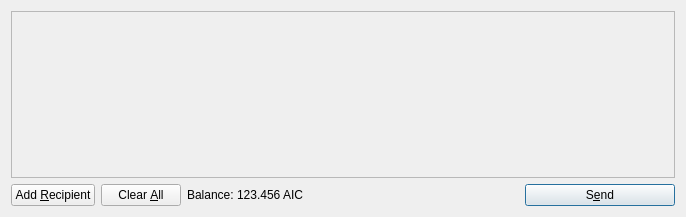
<?xml version="1.0" encoding="UTF-8"?>
<ui version="4.0">
 <class>SendCoinsDialog</class>
 <widget class="QDialog" name="SendCoinsDialog">
  <property name="geometry">
   <rect>
    <x>0</x>
    <y>0</y>
    <width>686</width>
    <height>217</height>
   </rect>
  </property>
  <property name="windowTitle">
   <string>Send Coins</string>
  </property>
  <layout class="QVBoxLayout" name="verticalLayout">
   <item>
    <widget class="QScrollArea" name="scrollArea">
     <property name="widgetResizable">
      <bool>true</bool>
     </property>
     <widget class="QWidget" name="scrollAreaWidgetContents">
      <property name="geometry">
       <rect>
        <x>0</x>
        <y>0</y>
        <width>666</width>
        <height>165</height>
       </rect>
      </property>
      <layout class="QVBoxLayout" name="verticalLayout_2">
       <property name="margin">
        <number>0</number>
       </property>
       <item>
        <layout class="QVBoxLayout" name="entries">
         <property name="spacing">
          <number>6</number>
         </property>
        </layout>
       </item>
       <item>
        <spacer name="verticalSpacer">
         <property name="orientation">
          <enum>Qt::Vertical</enum>
         </property>
         <property name="sizeHint" stdset="0">
          <size>
           <width>20</width>
           <height>40</height>
          </size>
         </property>
        </spacer>
       </item>
      </layout>
     </widget>
    </widget>
   </item>
   <item>
    <layout class="QHBoxLayout" name="horizontalLayout">
     <item>
      <widget class="QPushButton" name="addButton">
       <property name="toolTip">
        <string>Send to multiple recipients at once</string>
       </property>
       <property name="text">
        <string>Add &amp;Recipient</string>
       </property>
       <property name="icon">
        <iconset resource="../bitcoin.qrc">
         <normaloff>:/icons/add</normaloff>:/icons/add</iconset>
       </property>
       <property name="autoDefault">
        <bool>false</bool>
       </property>
      </widget>
     </item>
     <item>
      <widget class="QPushButton" name="clearButton">
       <property name="sizePolicy">
        <sizepolicy hsizetype="Minimum" vsizetype="Fixed">
         <horstretch>0</horstretch>
         <verstretch>0</verstretch>
        </sizepolicy>
       </property>
       <property name="toolTip">
        <string>Remove all transaction fields</string>
       </property>
       <property name="text">
        <string>Clear &amp;All</string>
       </property>
       <property name="icon">
        <iconset resource="../bitcoin.qrc">
         <normaloff>:/icons/remove</normaloff>:/icons/remove</iconset>
       </property>
       <property name="autoRepeatDelay">
        <number>300</number>
       </property>
       <property name="autoDefault">
        <bool>false</bool>
       </property>
      </widget>
     </item>
     <item>
      <layout class="QHBoxLayout" name="horizontalLayout_2">
       <property name="spacing">
        <number>3</number>
       </property>
       <item>
        <widget class="QLabel" name="label">
         <property name="text">
          <string>Balance:</string>
         </property>
        </widget>
       </item>
       <item>
        <widget class="QLabel" name="labelBalance">
         <property name="cursor">
          <cursorShape>IBeamCursor</cursorShape>
         </property>
         <property name="text">
          <string>123.456 AIC</string>
         </property>
         <property name="textInteractionFlags">
          <set>Qt::LinksAccessibleByMouse|Qt::TextSelectableByKeyboard|Qt::TextSelectableByMouse</set>
         </property>
        </widget>
       </item>
      </layout>
     </item>
     <item>
      <spacer name="horizontalSpacer">
       <property name="orientation">
        <enum>Qt::Horizontal</enum>
       </property>
       <property name="sizeHint" stdset="0">
        <size>
         <width>40</width>
         <height>20</height>
        </size>
       </property>
      </spacer>
     </item>
     <item>
      <widget class="QPushButton" name="sendButton">
       <property name="minimumSize">
        <size>
         <width>150</width>
         <height>0</height>
        </size>
       </property>
       <property name="toolTip">
        <string>Confirm the send action</string>
       </property>
       <property name="text">
        <string>S&amp;end</string>
       </property>
       <property name="icon">
        <iconset resource="../bitcoin.qrc">
         <normaloff>:/icons/send</normaloff>:/icons/send</iconset>
       </property>
       <property name="default">
        <bool>true</bool>
       </property>
      </widget>
     </item>
    </layout>
   </item>
  </layout>
 </widget>
 <resources>
  <include location="../bitcoin.qrc"/>
 </resources>
 <connections/>
</ui>
